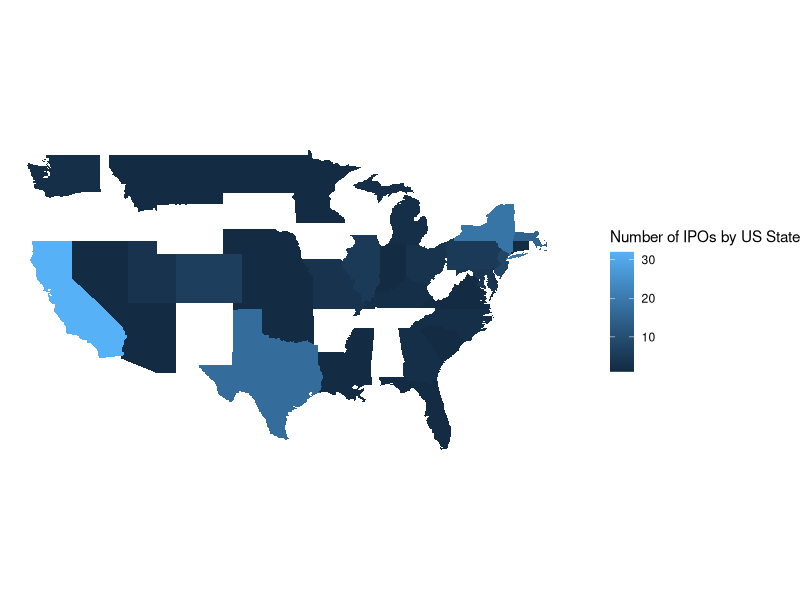
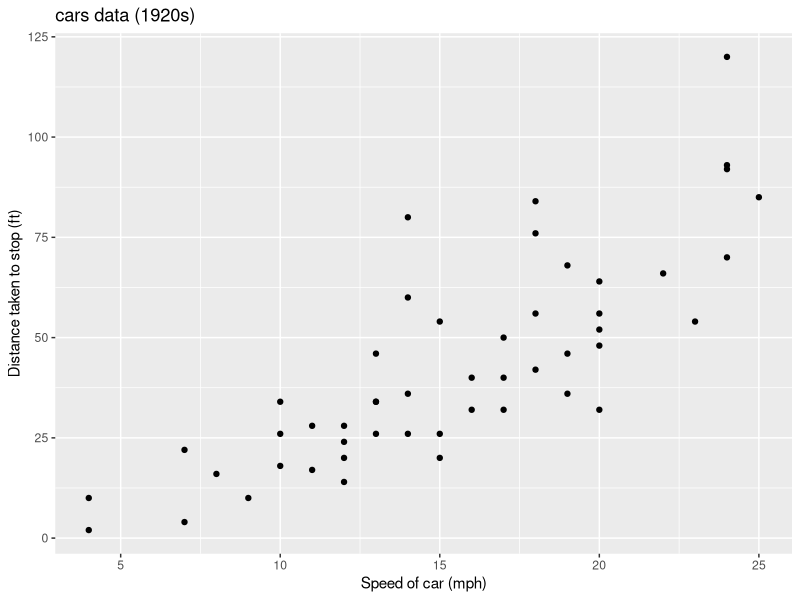

Source code (R) for these figures, in order:
## ---- chunk 1
knitr::opts_chunk$set(echo = TRUE, fig.align="center")
library(tidyverse)
## ---- chunk 2
IPO <- read_csv("IPOList.csv")

usa_states <- map_data(map = "state", region = ".") 

counted_stocks <- IPO %>%
  group_by(stateCountry)%>%
  summarise(tot_stocks = length(unique(Symbol)))

key <- data.frame(
  state_abbrev = c("AL", "AK", "AZ", "AR", "CA", "CO", "CT", "DE", "FL", "GA", "HI", "ID", "IL", "IN", "IA", "KS", "KY", "LA", "ME", "MD", "MA", "MI", "MN", "MS", "MO", "MT", "NE", "NV", "NH", "NJ", "NM", "NY", "NC", "ND", "OH", "OK", "OR", "PA", "RI", "SC", "SD", "TN", "TX", "UT", "VT", "VA", "WA", "WV", "WI", "WY"),
  
  state_fullname = c("Alabama", "Alaska", "Arizona", "Arkansas", "California", "Colorado", "Connecticut", "Delaware", "Florida", "Georgia", "Hawaii", "Idaho", "Illinois", "Indiana", "Iowa", "Kansas", "Kentucky", "Louisiana", "Maine", "Maryland", "Massachusetts", "Michigan", "Minnesota", "Mississippi", "Missouri", "Montana", "Nebraska", "Nevada", "New Hampshire", "New Jersey", "New Mexico", "New York", "North Carolina", "North Dakota", "Ohio", "Oklahoma", "Oregon", "Pennsylvania", "Rhode Island", "South Carolina", "South Dakota", "Tennessee", "Texas", "Utah", "Vermont", "Virginia", "Washington", "West Virginia", "Wisconsin", "Wyoming")
  
)
view(key)

Joined_data <- left_join(counted_stocks, key, by = c("stateCountry" = "state_abbrev"))
view(Joined_data)

final_data <- Joined_data %>%
  mutate(state_fullname = tolower(state_fullname)) %>%
  left_join(usa_states, by = c("state_fullname" = "region"))

view(final_data)


ggplot(final_data, aes(map_id = state_fullname)) +
  geom_map(aes(fill = tot_stocks), map = usa_states) +
  expand_limits(x = usa_states$long, y = usa_states$lat) + 
  theme_void() +
  coord_fixed(ratio = 1.3) +
  labs(fill = "Number of IPOs by US State")
## ---- chunk 3
library(kableExtra)
summary(cars) %>%
  kable(col.names = c("Speed", "Distance")
        , row.names = F) %>%
  kable_styling(bootstrap_options = "striped"
                , full_width = F) %>%
  row_spec(0, bold = T, underline = T) %>%
  column_spec(1:2, width = "1.5in") 
## ---- chunk 4
ggplot(data = cars, aes(x = speed, y = dist)) + 
  geom_point() + 
  labs(x = "Speed of car (mph)"
       , y = "Distance taken to stop (ft)"
       , title = "cars data (1920s)")
